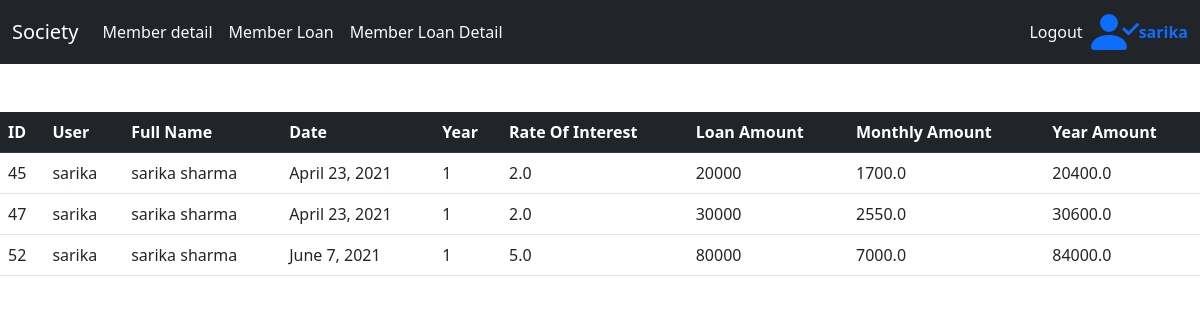
/loansocietyread (signed in), run on the app's committed database.
### admin_app/models.py (models this page shows, shortened)
class Societyloan(models.Model):
        user=models.ForeignKey(User,on_delete=models.CASCADE,null=True)
        full_name=models.ForeignKey(Member, on_delete=models.CASCADE)
        date = models.DateField(auto_now_add=False,auto_now=False,blank=True)
        year=models.IntegerField()
        rate_of_interest=models.FloatField()
        loan_amount=models.IntegerField()
        total_amount=models.IntegerField(null=True)
        year_amount=models.IntegerField(null=True)
        @property
        def total_amount(self):
                if(self.loan_amount != None):
                        rate_of_interest = self.year * self.rate_of_interest * self.loan_amount/100
                        total_amount = self.loan_amount + rate_of_interest
                        total_amount = total_amount/(self.year*12)
                        return total_amount
        def year_amount(self):
                if(self.total_amount !=None):
                        year_amount = self.total_amount*12
                        return year_amount

class Member(models.Model):
        user=models.ForeignKey(User,on_delete=models.CASCADE,null=True)
        full_name=models.CharField(max_length=100)
        date_of_birth=models.DateField(auto_now_add=False,auto_now=False,blank=True)
        mobile_no=models.IntegerField()
        email_id=models.EmailField()
        address=models.TextField()
        aadhar_card_number=models.IntegerField()
        pan_card_number=models.CharField(max_length=100)
        aadhar_card_upload=models.ImageField(upload_to="images")
        pan_card_upload=models.ImageField(upload_to="images")
        member_loan_choice=MultiSelectField(choices=MEMBER_CHOICES,max_length=50)
        def __str__(self):
            return self.full_name

### admin_app/views.py (the view)
# urls.py: path('loansocietyread',views.loansocietyread,name='loansocietyread'),
@login_required
def loansocietyread(request):
    read=Societyloan.objects.filter(user=request.user)
    return render(request,'loansocietyread.html',{'read':read})

### templates/loansocietyread.html
{% extends 'userbase.html' %}
{% block content %}
    <br>
    <br>
     <table class="table">
        <tr class="table-dark">
     <th >ID</th>
     <th>User</th>
     <th >Full Name</th>
     <th >Date</th>
     <th >Year</th>
     <th >Rate Of Interest</th>
     <th >Loan Amount</th>
     <th>Monthly Amount</th>
     <th>Year Amount</th>
     {% for i in read %}
     <tr>
       <td>{{i.id}}</td>
       <td>{{i.user}}</td>
       <td>{{i.full_name}}</td>
           <td>{{i.date}}</td>
           <td>{{i.year}}</td>
           <td>{{i.rate_of_interest}}</td>
           <td>{{i.loan_amount}}</td>
           <td id="totalamount">{{i.total_amount}}</td>
           <td>{{i.year_amount}}</td>
        </tr>
        {% endfor %}
    </table>
{% endblock %}

### templates/userbase.html (shortened to what this page needs)
<!doctype html>
<html lang="en">
  <head>
    <link href="https://cdn.jsdelivr.net/npm/bootstrap@5.0.0/dist/css/bootstrap.min.css" rel="stylesheet">
  </head>
  <body>
     <nav class="navbar navbar-expand-lg navbar-dark bg-dark text-light">
        <div class="container-fluid">
          <a class="navbar-brand" href="#">Society</a>
          <div class="collapse navbar-collapse" id="navbarSupportedContent">
            <ul class="navbar-nav me-auto mb-2 mb-lg-0">
              <li class="nav-item">
                <li><a class="nav-link text-light" href="{% url 'memberread' %}">Member detail</a></li>
                <li><a class="nav-link text-light" href="{% url 'memberloan' %}">Member Loan</a></li>
                <li><a class="nav-link text-light" href="{% url 'loansocietyread' %}">Member Loan Detail</a></li>
              </li>
           </ul>
        <ul class="navbar-nav my-2 my-lg-0">
          <li><a class="nav-link text-light" href="{% url 'login' %}">Logout</a></li>
      </ul>
      {%if request.user.is_authenticated%}
        <strong class="text-primary">
          {{request.user}}</strong>
        {%endif%}
      </nav>
      {% block content %}{% endblock %}
  </body>
</html>

### data on the page
Societyloan: id "45", user "sarika", full_name "sarika sharma", date "April 23, 2021", year "1", rate_of_interest "2.0", loan_amount "20000", total_amount "1700.0", year_amount "20400.0"
Societyloan: id "47", user "sarika", full_name "sarika sharma", date "April 23, 2021", year "1", rate_of_interest "2.0", loan_amount "30000", total_amount "2550.0", year_amount "30600.0"
Societyloan: id "52", user "sarika", full_name "sarika sharma", date "June 7, 2021", year "1", rate_of_interest "5.0", loan_amount "80000", total_amount "7000.0", year_amount "84000.0"

### other printed values
{{ request.user }} "sarika"
